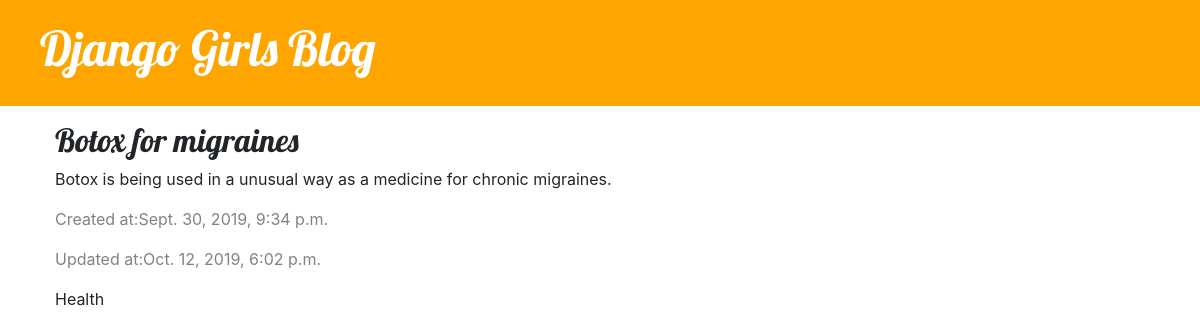
Page /article/3/ on the committed database.
### NewsPage/models.py (models this page shows, shortened)
class AbstractContent(models.Model):
    created_at = models.DateTimeField(auto_now_add=True)
    updated_at = models.DateTimeField(auto_now=True)
    class Meta:
        abstract = True

class Article(AbstractContent):
    DRAFT = 'DRAFT'
    PUBLISH = 'PUBLISH'
    ARCHIVE = 'ARCHIVE'
    STATUS = (
        (DRAFT, 'Draft'),
        (PUBLISH, 'Publish'),
        (ARCHIVE, 'Archive'),
    )
    title = models.CharField(max_length=200)
    creator = models.ForeignKey(
        get_user_model(),
        on_delete=models.CASCADE,
        related_name="related_article"
    )
    category = models.ForeignKey(
        Category,
        on_delete=models.CASCADE,
        related_name="related_article"
    )
    current_status = models.CharField(max_length=7, choices=STATUS, default=DRAFT)
    content = models.TextField()

class Category(AbstractContent):
    name = models.CharField(max_length=25, null=False, blank=False)

### NewsPage/views.py (the view)
# urls.py: path('article/<int:pk>/', views.article_detail, name='article_detail'),
def article_detail(request, pk):
    article = get_object_or_404(Article, pk=pk)
    return render(request, 'NewsPage/article_detail.html', {'article': article})

### NewsPage/templates/NewsPage/article_detail.html (shortened to what this page needs)
{% extends 'NewsPage/base.html' %}
{% block content %}
    <div class="article">
        <h2>{{ article.title }}</h2>
        <p>{{ article.content|linebreaksbr }}</p>
        <div class="date">
            <p>Created at:{{ article.created_at }}</p>
            <p>Updated at:{{ article.updated_at }}</p>
        </div>
        <div class="category">
            {{ article.category.name }}
        </div>
    </div>
{% endblock %}

### NewsPage/static/css/NewsPage.css (style rules this page uses)
h1, h2, h3, h4 { font-family: 'Lobster', cursive; }
.date { color: #828282; }
.article { margin-top: 15px; margin-bottom: 70px; }

### rows in the picture
Article: title "Botox for migraines", content "Botox is being used in a unusual way as a medicine for chronic migraines.", created_at "Sept. 30, 2019, 9:34 p.m.", updated_at "Oct. 12, 2019, 6:02 p.m.", category.name "Health"
